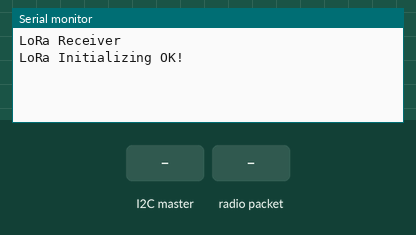
The sketch below on a simulated Arduino Uno, built with avr-gcc and run on an emulated ATmega328P. On the bench: the last lines printed to the serial monitor. The test bench sets the inputs (shaded band). No radio packets arrive unless stated.

Above: at 1.2 s.
1.3 s: the I2C master sends the byte 1
At 2.5 s:
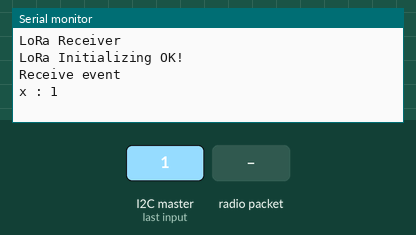
2.8 s: radio packet "1" arrives
At 3.2 s:
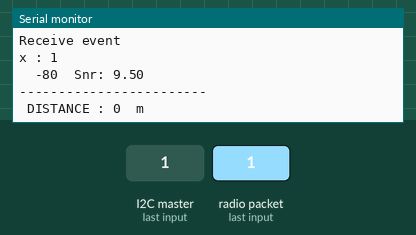

The sketch:

lora_receivev2_avg_node2.ino
```cpp
#include <LoRa.h>
#include <SPI.h>
#include <Wire.h>

// Define Slave I2C Address
#define SLAVE_ADDR 5
// Define Slave answer size
#define ANSWERSIZE 1

#define ss 5
#define rst 4
#define dio0 2

const int sample_index = 5;
int sampleRSSI[sample_index] ={};
int pre_freq = 0;
int last_freq = 0;
int winner_value;
int distance = 0;
int slide_value = 0;

long timer = 0;

void setup()
{
  Wire.begin(SLAVE_ADDR);
  Serial.begin(115200);
  while (!Serial);
  Serial.println("LoRa Receiver");

  LoRa.setPins(ss, rst, dio0);    //setup LoRa transceiver module

  while (!LoRa.begin(434E6))     //433E6 - Asia, 866E6 - Europe, 915E6 - North America
  {
    Serial.println(".");
    delay(500);
  }
  LoRa.setSyncWord(0xA5);
  Serial.println("LoRa Initializing OK!");
  //Function to run when data requested from master
  Wire.onRequest(requestEvent);
  //Function to run when data received from master
  Wire.onReceive(receiveEvent);
}

void loop()
{
  timer = millis();
  // int sampleRSSI[sample_index] ={};
  // int pre_freq = 0;
  //int winner_value = 0;
  // int packet_count=0;

  // // get rssi sample
  // while(packet_count < sample_index){
  //   // Get RSSI of the connected network
  //   int packetSize = LoRa.parsePacket();    // try to parse packet
  //   if (packetSize ) // filter Snr && LoRa.packetSnr() <= 9.00
  //   {
  //     sampleRSSI[packet_count] = LoRa.packetRssi();
  //     Serial.print("  ");
  //     Serial.print(sampleRSSI[packet_count]);
  //     Serial.println(" Snr: " + String(LoRa.packetSnr()));
  //     winner_value += sampleRSSI[packet_count];
  //     packet_count += 1;
  //   }
  // }
  int packetSize = LoRa.parsePacket();    // try to parse packet
  if (packetSize ) // filter Snr && LoRa.packetSnr() <= 9.00
  {
    winner_value = LoRa.packetRssi();
    Serial.print("  ");
    Serial.print(winner_value);
    Serial.println("  Snr: " + String(LoRa.packetSnr()));
    winner_value = abs(winner_value);
    // Serial.print(" WINNER : ");
    // Serial.println(winner_value);
    Serial.println("------------------------");

    // calculate to find population.
    // for(int i = 0; i < sample_index; i++){
    //   int last_freq = 0;
    //   for(int j = i; j < sample_index; j++){
    //     if(sampleRSSI[i] == sampleRSSI[j])last_freq +=1;
    //   }
    //   if(last_freq > pre_freq) winner_value = sampleRSSI[i];
    //   pre_freq = last_freq;
    // }

    if (winner_value <= 86 + slide_value)
      distance = 0;
    else if (winner_value >= 87+slide_value && winner_value <= 92+slide_value)
        distance = 1;
    else if (winner_value >= 93+slide_value && winner_value <= 96+slide_value)
        distance = 2;
    else if (winner_value >= 97+slide_value  && winner_value <= 100+slide_value)
        distance = 3;
    else if (winner_value >= 101+slide_value && winner_value <= 103+slide_value)
        distance = 4;
    else if (winner_value >= 104+slide_value)
        distance = 5;
    // else if (winner_value >= 106 +slide_value)
    //     distance = 6;

    Serial.print(" DISTANCE : ");
    Serial.print(distance);
    Serial.println("  m ");
    timer = millis() - timer;
    //Serial.println("----------------->> Timer : "+String(timer));
  }
}
void receiveEvent(int) {

  // Read while data received
  byte x;
  while (0 < Wire.available()) {
    x = Wire.read();
  }
  // Print to Serial Monitor
  Serial.println("Receive event");
  Serial.println("x : "+String(x));

}

void requestEvent() {

  // Setup byte variable in the correct size
  byte response[ANSWERSIZE];
  String answer = String(distance);
  // Format answer as array
  for (byte i=0;i<ANSWERSIZE;i++) {
     response[i] = (byte)answer.charAt(i);
  }

  // Send response back to Master
  Wire.write(response,sizeof(response));
  Serial.println("Request event");
}
```

Measured:
- after the input at 1.3 s, the serial monitor: prints a new line at once (image 1)
- after the input at 2.8 s, the serial monitor: prints a new line at once (image 2)
